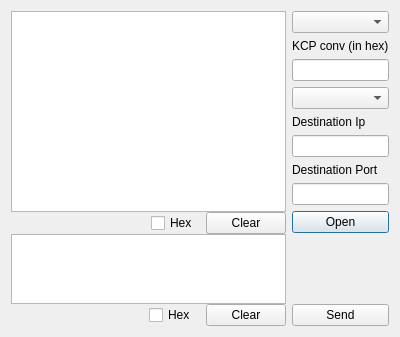
<?xml version="1.0" encoding="UTF-8"?>
<ui version="4.0">
 <class>Dialog</class>
 <widget class="QDialog" name="Dialog">
  <property name="geometry">
   <rect>
    <x>0</x>
    <y>0</y>
    <width>400</width>
    <height>337</height>
   </rect>
  </property>
  <property name="windowTitle">
   <string>Dialog</string>
  </property>
  <layout class="QHBoxLayout" name="horizontalLayout" stretch="8,2">
   <item>
    <layout class="QVBoxLayout" name="leftVLayout" stretch="6,1,2,1">
     <property name="spacing">
      <number>0</number>
     </property>
     <item>
      <layout class="QVBoxLayout" name="recvVLayout">
       <item>
        <widget class="QTextEdit" name="textEditRecv">
         <property name="enabled">
          <bool>true</bool>
         </property>
         <property name="readOnly">
          <bool>true</bool>
         </property>
        </widget>
       </item>
      </layout>
     </item>
     <item>
      <layout class="QHBoxLayout" name="recvToolHLayout">
       <property name="spacing">
        <number>8</number>
       </property>
       <property name="topMargin">
        <number>0</number>
       </property>
       <item>
        <spacer name="horizontalSpacer">
         <property name="orientation">
          <enum>Qt::Horizontal</enum>
         </property>
         <property name="sizeHint" stdset="0">
          <size>
           <width>40</width>
           <height>20</height>
          </size>
         </property>
        </spacer>
       </item>
       <item>
        <widget class="QCheckBox" name="checkBoxRecvHex">
         <property name="text">
          <string>Hex</string>
         </property>
        </widget>
       </item>
       <item>
        <widget class="QPushButton" name="pushButtonRecvClear">
         <property name="text">
          <string>Clear</string>
         </property>
         <property name="autoDefault">
          <bool>false</bool>
         </property>
        </widget>
       </item>
      </layout>
     </item>
     <item>
      <layout class="QVBoxLayout" name="sendVLayout" stretch="0">
       <property name="spacing">
        <number>-1</number>
       </property>
       <property name="sizeConstraint">
        <enum>QLayout::SetDefaultConstraint</enum>
       </property>
       <item>
        <widget class="QTextEdit" name="textEditSend"/>
       </item>
      </layout>
     </item>
     <item>
      <layout class="QHBoxLayout" name="sendToolHLayout">
       <property name="spacing">
        <number>10</number>
       </property>
       <item>
        <spacer name="horizontalSpacer_2">
         <property name="orientation">
          <enum>Qt::Horizontal</enum>
         </property>
         <property name="sizeHint" stdset="0">
          <size>
           <width>40</width>
           <height>20</height>
          </size>
         </property>
        </spacer>
       </item>
       <item>
        <widget class="QCheckBox" name="checkBoxSendHex">
         <property name="text">
          <string>Hex</string>
         </property>
        </widget>
       </item>
       <item>
        <widget class="QPushButton" name="pushButtonSendClear">
         <property name="text">
          <string>Clear</string>
         </property>
         <property name="autoDefault">
          <bool>false</bool>
         </property>
        </widget>
       </item>
      </layout>
     </item>
    </layout>
   </item>
   <item>
    <layout class="QVBoxLayout" name="rightVLayout">
     <item>
      <widget class="QComboBox" name="comboBoxKcpMode"/>
     </item>
     <item>
      <widget class="QLabel" name="labelkcpconv">
       <property name="text">
        <string>KCP conv (in hex)</string>
       </property>
      </widget>
     </item>
     <item>
      <widget class="QLineEdit" name="lineEditKCPconv"/>
     </item>
     <item>
      <widget class="QComboBox" name="comboBoxNetType"/>
     </item>
     <item>
      <widget class="QLabel" name="destinationLabel">
       <property name="text">
        <string>Destination Ip</string>
       </property>
      </widget>
     </item>
     <item>
      <widget class="QLineEdit" name="lineEditDesIp"/>
     </item>
     <item>
      <widget class="QLabel" name="portLabel">
       <property name="text">
        <string>Destination Port</string>
       </property>
      </widget>
     </item>
     <item>
      <widget class="QLineEdit" name="lineEditDesPort"/>
     </item>
     <item>
      <widget class="QPushButton" name="pushButtonOpen">
       <property name="text">
        <string>Open</string>
       </property>
      </widget>
     </item>
     <item>
      <spacer name="verticalSpacer">
       <property name="orientation">
        <enum>Qt::Vertical</enum>
       </property>
       <property name="sizeHint" stdset="0">
        <size>
         <width>20</width>
         <height>40</height>
        </size>
       </property>
      </spacer>
     </item>
     <item>
      <widget class="QPushButton" name="pushButtonSend">
       <property name="text">
        <string>Send</string>
       </property>
      </widget>
     </item>
    </layout>
   </item>
  </layout>
 </widget>
 <layoutdefault spacing="6" margin="11"/>
 <resources/>
 <connections/>
</ui>
